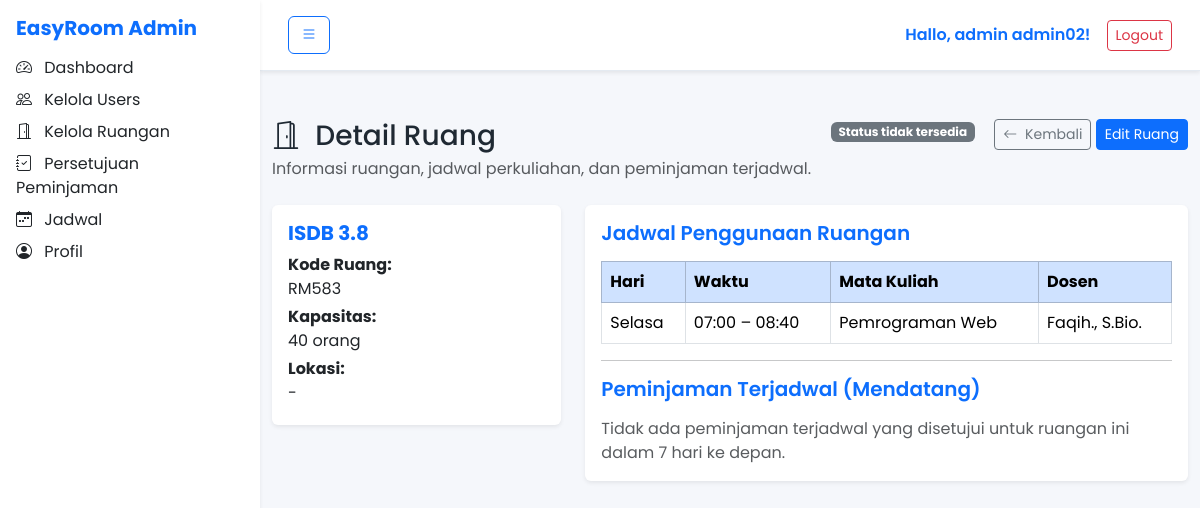
Page /admin/ruang_detail.php?kode=RM583 (signed in) on the committed database.
### tables this page shows
CREATE TABLE `ruang` (
  `kode_ruang` varchar(15) NOT NULL,
  `nama_ruang` varchar(50) NOT NULL,
  `kapasitas` int DEFAULT NULL,
  `fasilitas` text,
  `lokasi` varchar(100) DEFAULT NULL,
  `status` enum('Terpakai','Kosong') DEFAULT 'Terpakai'
);

CREATE TABLE `jadwal` (
  `kode_jadwal` varchar(15) NOT NULL,
  `kode_mk` varchar(20) DEFAULT NULL,
  `id_dosen` varchar(15) DEFAULT NULL,
  `kode_ruang` varchar(15) DEFAULT NULL,
  `kelas` varchar(20) DEFAULT NULL,
  `hari` varchar(15) DEFAULT NULL,
  `jam_mulai` time NOT NULL,
  `jam_selesai` time NOT NULL,
  `kuota_peserta` int DEFAULT NULL,
  `kuota_masuk` int DEFAULT NULL,
  `semester` varchar(10) DEFAULT NULL
);

CREATE TABLE `matakuliah` (
  `kode_mk` varchar(20) NOT NULL,
  `id_dosen` varchar(15) DEFAULT NULL,
  `nama_mk` varchar(100) DEFAULT NULL,
  `sks` int DEFAULT NULL
);

CREATE TABLE `dosen` (
  `id_dosen` varchar(15) NOT NULL,
  `nama_dosen` varchar(100) NOT NULL,
  `nip` varchar(20) DEFAULT NULL,
  `email` varchar(100) DEFAULT NULL,
  `password` varchar(255) NOT NULL
);

### functions.php (called while the page is built, shortened)
<?php
function safe_time_short(?string $t): string
{
    return htmlspecialchars(substr($t, 0, 5));
}

### admin/ruang_detail.php (the view, shortened to what this page needs)
<?php
require_once __DIR__ . '/../functions.php';
require_once __DIR__ . '/../config.php';
$kode = $_GET['kode'] ?? '';
$stmt = $conn->prepare("SELECT * FROM ruang WHERE kode_ruang = ?");
$stmt->bind_param("s", $kode);
$stmt->execute();
$ruang = $stmt->get_result()->fetch_assoc();
$sql = "
    SELECT
        j.*,
        mk.nama_mk AS nama_matakuliah,
        d.nama_dosen AS nama_dosen
    FROM jadwal j
    LEFT JOIN matakuliah mk ON j.kode_mk = mk.kode_mk
    LEFT JOIN dosen d ON j.id_dosen = d.id_dosen
    WHERE j.kode_ruang = ?
    ORDER BY FIELD(j.hari, 'Senin','Selasa','Rabu','Kamis','Jumat','Sabtu'), j.jam_mulai
";
$stmt2 = $conn->prepare($sql);
$stmt2->bind_param("s", $kode);
$stmt2->execute();
$jadwal = $stmt2->get_result();
$stmt3 = $conn->prepare("
    SELECT p.*, d.nama_dosen AS nama_dosen_peminjam
    FROM peminjaman p
    LEFT JOIN dosen d ON p.id_dosen = d.id_dosen
    WHERE p.kode_ruang = ?
      AND p.status = 'Disetujui'
      AND p.tanggal BETWEEN CURDATE() AND DATE_ADD(CURDATE(), INTERVAL 6 DAY)
    ORDER BY p.tanggal, p.waktu_mulai
");
$stmt3->bind_param("s", $kode);
$stmt3->execute();
$peminjaman = $stmt3->get_result();
?>
<!doctype html>
<html lang="id">
<head>
    <link rel="stylesheet" href="https://cdn.jsdelivr.net/npm/bootstrap@5.3.3/dist/css/bootstrap.min.css">
    <link rel="stylesheet" href="https://cdn.jsdelivr.net/npm/bootstrap-icons@1.11.3/font/bootstrap-icons.css">
    <link rel="stylesheet" href="../assets/css/style.css">
</head>
<body>
    <?php include 'sidebar.php'; ?>
    <div class="content">
        <?php include 'header.php'; ?>
        <div class="container py-4">
            <div class="page-header mb-4 d-flex justify-content-between align-items-start">
                <div>
                    <h3 class="mb-1"><i class="bi bi-door-open me-2"></i> Detail Ruang</h3>
                    <p class="text-muted mb-0">Informasi ruangan, jadwal perkuliahan, dan peminjaman terjadwal.</p>
                </div>
                <div class="text-end">
                    <span id="room-status-badge" class="badge bg-secondary">Memuat status...</span>
                </div>
                <div>
                    <a href="ruang.php" class="btn btn-outline-secondary btn-sm"><i class="bi bi-arrow-left me-1"></i> Kembali</a>
                    <a href="ruang_edit.php?kode=<?= urlencode($ruang['kode_ruang']); ?>" class="btn btn-primary btn-sm">Edit Ruang</a>
                </div>
            </div>
            <div class="row g-4">
                <div class="col-md-4">
                    <div class="card shadow-sm border-0 p-3">
                        <h5 class="fw-bold text-primary mb-2"><?= htmlspecialchars($ruang['nama_ruang'] ?? '-'); ?></h5>
                        <p class="mb-1"><strong>Kode Ruang:</strong><br><?= htmlspecialchars($ruang['kode_ruang'] ?? '-'); ?></p>
                        <p class="mb-1"><strong>Kapasitas:</strong><br><?= (int)($ruang['kapasitas'] ?? 0); ?> orang</p>
                        <p class="mb-1"><strong>Lokasi:</strong><br><?= htmlspecialchars($ruang['lokasi'] ?? '-'); ?></p>
                    </div>
                </div>
                <div class="col-md-8">
                    <div class="card shadow-sm border-0">
                        <div class="card-body">
                            <h5 class="fw-semibold text-primary mb-3">Jadwal Penggunaan Ruangan</h5>
                            <?php if ($jadwal->num_rows === 0): ?>
                                <p class="text-muted mb-0">Belum ada jadwal perkuliahan yang tercatat untuk ruangan ini.</p>
                            <?php else: ?>
                                <div class="table-responsive">
                                    <table class="table table-bordered align-middle mb-0">
                                        <thead class="table-primary">
                                            <tr>
                                                <th>Hari</th>
                                                <th>Waktu</th>
                                                <th>Mata Kuliah</th>
                                                <th>Dosen</th>
                                            </tr>
                                        </thead>
                                        <tbody>
                                            <?php
                                            while ($row = $jadwal->fetch_assoc()):
                                            ?>
                                                <tr>
                                                    <td><?= htmlspecialchars($row['hari'] ?? '-'); ?></td>
                                                    <td><?= safe_time_short($row['jam_mulai'] ?? ''); ?> &ndash; <?= safe_time_short($row['jam_selesai'] ?? ''); ?></td>
                                                    <td><?= htmlspecialchars($row['nama_matakuliah'] ?? '-'); ?></td>
                                                    <td><?= htmlspecialchars($row['nama_dosen'] ?? '-'); ?></td>
                                                </tr>
                                            <?php endwhile; ?>
                                        </tbody>
                                    </table>
                                </div>
                            <?php endif; ?>
                            <hr>
                            <h5 class="fw-semibold text-primary mb-3">Peminjaman Terjadwal (Mendatang)</h5>
                            <?php if ($peminjaman->num_rows === 0): ?>
                                <p class="text-muted mb-0">Tidak ada peminjaman terjadwal yang disetujui untuk ruangan ini dalam 7 hari ke depan.</p>
                            <?php endif; ?>
                        </div>
                    </div>
                </div>
            </div>
        </div>
    </div>
</body>
</html>

### assets/css/style.css (style rules this page uses)
body { font-family: "Poppins", sans-serif; background: #f5f7fb; color: #1f2933; }
a { text-decoration: none; }
.page-header { margin-top: 1.5rem; margin-bottom: 1.5rem; animation: fadeUp 0.6s ease-out; }

### admin/sidebar.php (style rules this page uses)
:root { --sidebar-width: 260px; }
.content { margin-left: var(--sidebar-width); transition: margin-left 0.3s ease-in-out; width: calc(100% - var(--sidebar-width)); }

### rows in the picture
ruang: nama_ruang "ISDB 3.8", kode_ruang "RM583", kapasitas "40", lokasi "-"
jadwal: hari "Selasa", jam_mulai "07:00", jam_selesai "08:40", kode_mk.nama_mk "Pemrograman Web", id_dosen.nama_dosen "Faqih., S.Bio."

### other values in the picture
$user['nama'] "admin02"
